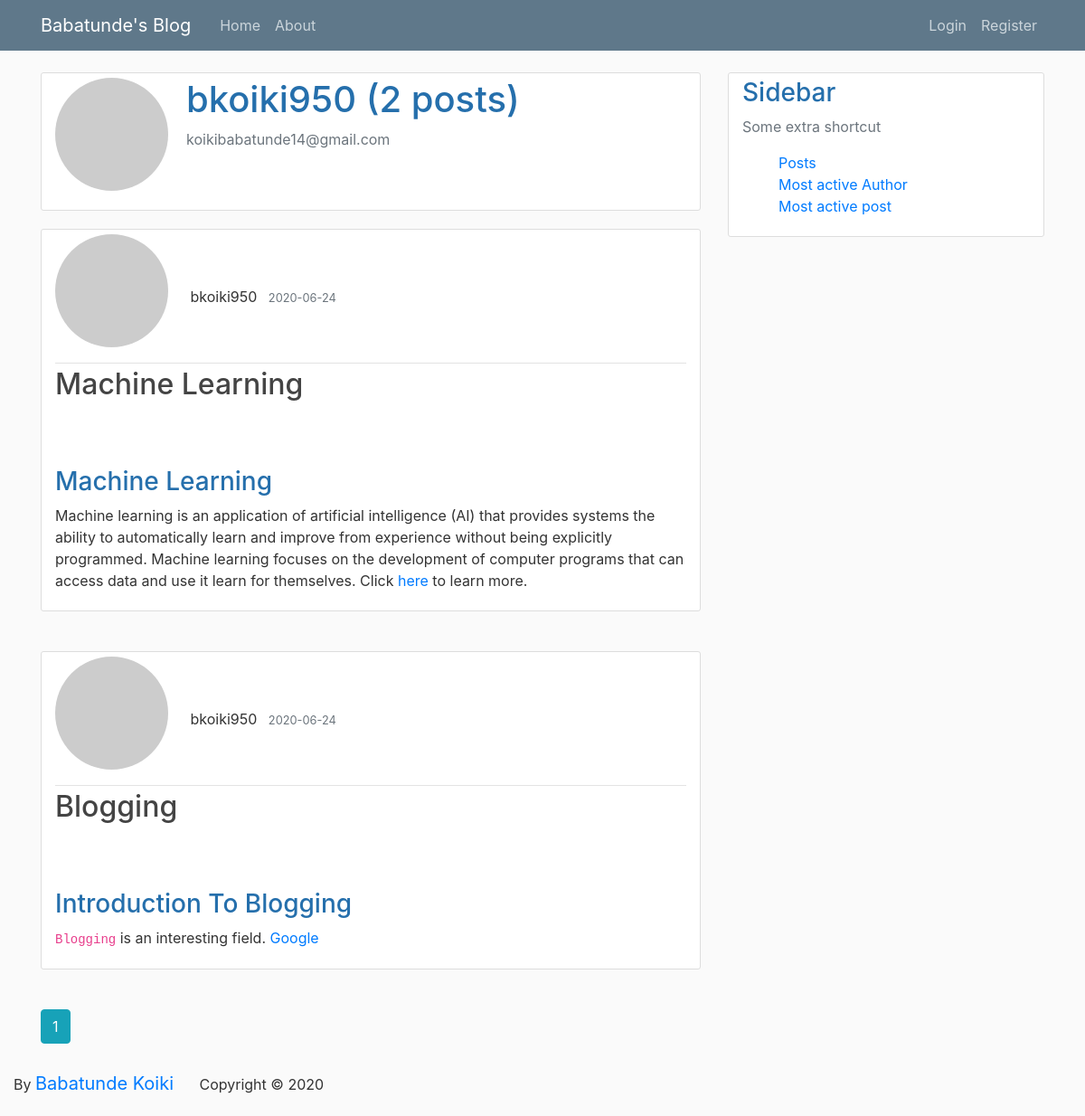
Page /profile/bkoiki950 on the earlier database version.
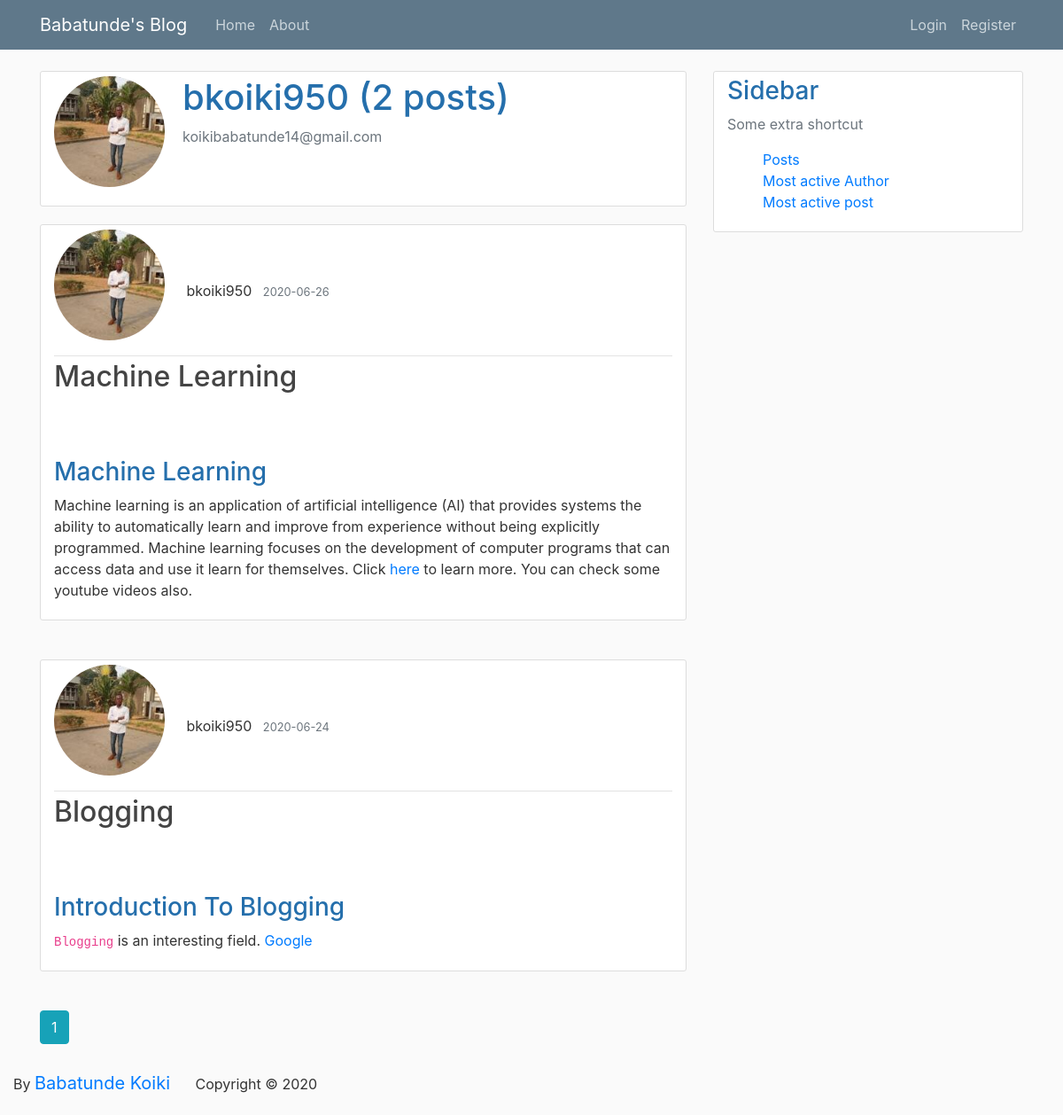
Same page on the later database version.
### coreyblog/models.py (models this page shows, shortened)
class Post(db.Model):
    id = db.Column(db.Integer, primary_key=True)
    title=db.Column(db.String(100), nullable=False)
    date_posted=db.Column(db.DateTime, nullable=False, default=datetime.utcnow)
    content=db.Column(db.Text, nullable=False)
    user_id = db.Column(db.Integer, db.ForeignKey('user.id'), nullable=False)
    body_html = db.Column(db.Text)
    comments = db.relationship('Comment', backref='post', lazy=True)

class User(db.Model, UserMixin):
    id = db.Column(db.Integer, primary_key=True)
    username=db.Column(db.String(20), unique=True, nullable=False)
    email = db.Column(db.String(120), unique=True ,nullable=False)
    password=db.Column(db.String(60), nullable=False)
    image_file=db.Column(db.String(20), nullable=False, default='default.jpg')
    posts = db.relationship('Post', backref='author', lazy=True)
    comments = db.relationship('Comment', backref='author', lazy='dynamic')
    def gravatar(self, size=100, default='identicon', rating='g'):
        if request.is_secure:
            url = 'https://secure.gravatar.com/avatar'
        else:
            url = 'http://www.gravatar.com/avatar'
        hash_ = hashlib.md5(self.email.encode('utf-8')).hexdigest()
        return '{url}/{hash_}?s={size}&d={default}&r={rating}'.format(
                                                            url=url,
                                                            hash_=hash_,
                                                            size=size,
                                                            default=default,
                                                            rating=rating)

### coreyblog/routes.py (the view)
@app.route('/profile/<user>')
def profile(user):
    user_=User.query.filter_by(username=user).first_or_404()
    if user_ == current_user:
        return redirect(url_for('account'))
    page = request.args.get('page', 1, type=int)
    all_posts = Post.query.filter_by(author=user_).\
                                    order_by(Post.date_posted.desc()).\
                                    paginate(page=page, per_page=2)
    return render_template('profile.html',
                            user_=user_,
                            all_posts=all_posts,
                            title=f'Profile {user}')

### coreyblog/templates/profile.html (shortened to what this page needs)
{% extends 'layout.html' %}
{% block content %}
    <div class="content-section">
        <div class="media">
            {% if user_.image_file == 'default.jpg' %}
                <img class="rounded-circle account-img" src="{{ user_.gravatar() }}" alt="blogger's profile pics" sizes="150" srcset="">
            {% else %}
                <img class="rounded-circle account-img" src="{{ url_for('static', filename='img/'+user_.image_file) }}" alt="" sizes="150" srcset="">
            {% endif %}
            <div class="media-body">
                <h2 class="account-heading">{{user_.username}} ({{ all_posts.total }} {% if all_posts.total > 1 %} posts{% else %} post{% endif %})</h2>
                <p class="text-secondary">{{user_.email}}</p>
            </div>
        </div>
    </div>
        {% if user_.posts %}
        {% for post in all_posts.items %}
            <article class="media content-section">
                <div class="media-body">
                    <div class="article-metadata">
                        {% if user_.image_file == 'default.jpg' %}
                            <img class="rounded-circle account-img" src="{{ user_.gravatar() }}" alt="blogger's profile pics" sizes="150" srcset="">
                        {% else %}
                            <img class="rounded-circle account-img" src="{{ url_for('static', filename='img/'+user_.image_file) }}" alt="" sizes="150" srcset="">
                        {% endif %}
                        <span class="mr-2">{{ user_.username }}</span>
                        <small class="text-muted">{{ post.date_posted.strftime('%Y-%m-%d') }}</small>
                    </div>
                    <h2><a href="{{ url_for('viewblog', id=post.id) }}" class="article-title">{{ post.title}}</a></h2>
                    <p class="article-content">
                        {% if post.body_html %}
                            {{ post.body_html | safe }}
                        {% else %}
                            {{ post.content }}
                        {% endif %}
                    </p>
                </div>
            </article>
            <br>
        {% endfor %}
        {% for page_num in all_posts.iter_pages(left_edge=1, right_edge=1, left_current=1, right_current=2) %}
        {% if page_num %}
            {% if all_posts.page == page_num %}
                <a class="btn btn-info mb-4" href="{{ url_for('profile', page=page_num) }}">{{ page_num }}</a>
            {% else %}
                <a class="btn btn-outline-info mb-4" href="{{ url_for('profile', page=page_num) }}">{{ page_num }}</a>
            {% endif %}
        {% endif %}
            {% endfor %}
    {% else %}
            <p>{{user.username}} hasn't created any post!</p>
    {% endif %}
{% endblock %}

Differences in the rows shown:
changed User "bkoiki950": image_file: picture added
changed Post "Machine Learning": image_file: picture added; date_posted "2020-06-24" → "2020-06-26"; body_html "…here to learn more." → "…here to learn more. You can check some youtube videos also."
changed through a linked row, Post "Blogging": image_file: picture added
